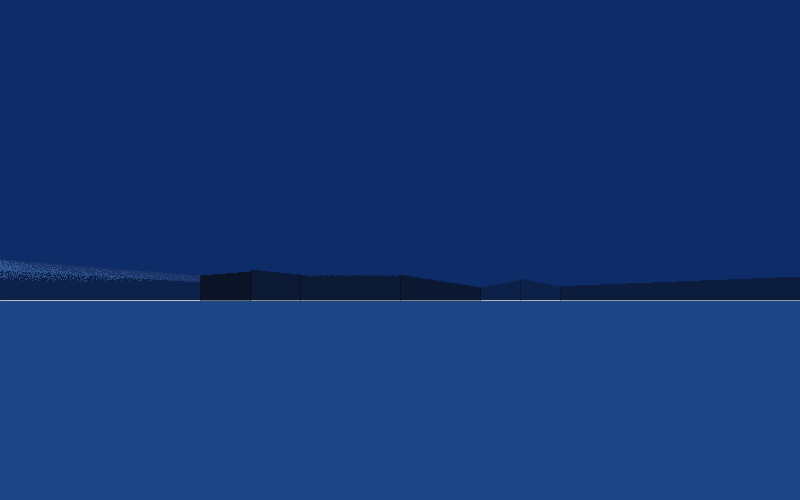
Frame 1 (no input)
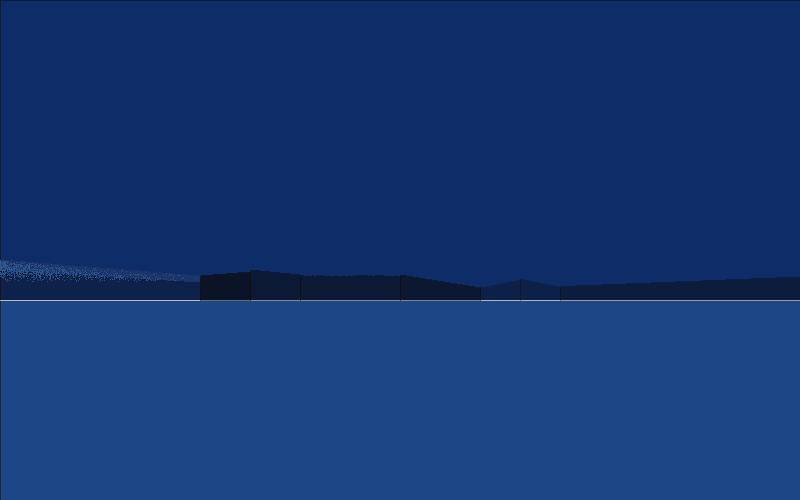
Frame 60 (the mouse pressed at the canvas centre just before this capture)
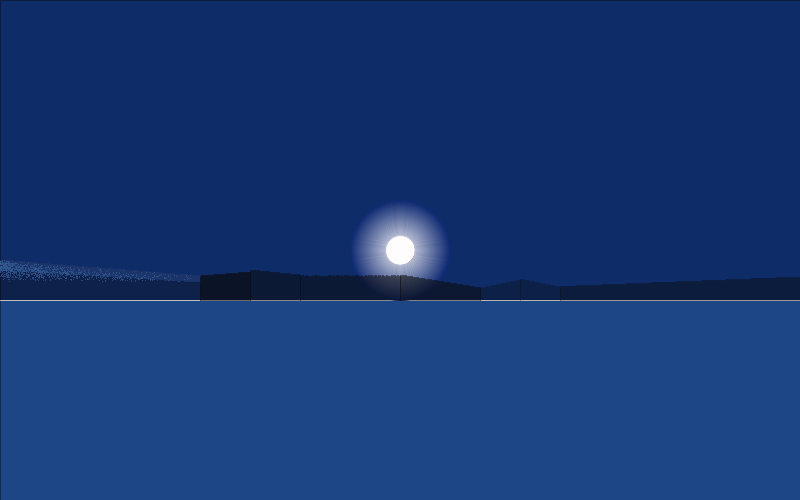
Frame 120 (the mouse held since frame 60 and released just before this capture)

The Processing sketch that drew these frames (run headless with seeded random() and noise(); from frame 60 on, the mouse is pressed at the canvas centre):

// Processing sketch: Project_1
// ── Project_1.pde

void setup(){
  background(255);
  size(800,500);
  noStroke();
  
  
}
void draw(){
 moon(1);
  mountain();
 
}
void moon(int shape){
  int x, y;
   //sky
  fill(14, 44, 104);
  rect(0,0,800,300);
   //lake
  fill(29, 70 ,134);
  rect(0, 300, 800, 200); 
  stroke(255);
 strokeWeight(1);
 noFill();
 line(0, 300, width, 300);
  // shape: 1 for full moon, 2 for waning moon
  // direction: 1 for facing left and 2 for facing right
  if(mousePressed){
  x = mouseX;
  y = mouseY;
  smooth();
//moon
  fill(255, 252, 254);
  ellipse(x, y, 30, 30);
  if(shape == 2){
    fill(14, 44, 104);
    ellipse( x - 5, y - 3, 25, 25);
    }
//moponlight 
    for(int i = 30; i <= 100; i ++){
    noFill();
    strokeWeight(1);
    stroke( 255 - 2.4*i , 252 - 2.1 * i, 254 - 1.4 * i);
    ellipse(x, y, i, i);
    }}
  } 
void mountain(){
  for(int i = 0; i <= 200; i ++){
    stroke(10, 80);
    line(i, 300, i, 260 + 0.08 * i);
    stroke(10, 180);
  //light on mountain
    stroke(48, 85, 156, 100);
    line(i, 260 + 0.08 * i, i, 270 + 0.06 * i);
    for(int a = 0; a <= 5; a ++){
    stroke(50, 89, 146);
    point(random(0, i), random(260 + 0.08 * i, 270 + 0.06 * i));}}
  for(int i = 200; i <=250; i ++){
    stroke(10, 180);
    line(i, 300, i, 292 - 0.08 * i);}
  for(int i = 250; i <=300; i ++){
    stroke(10, 140);
    line(i, 300, i, 245 + 0.10 * i);}
  for(int i = 300; i <= 400; i ++){
    stroke(10, 140);
    line(i, 300, i, random(275, 277));}
  for(int i = 400; i <= 480; i ++){
    stroke(10, 150);
    line(i, 300, i, 211 + 0.16 * i);}
  for(int i = 480; i <= 520; i ++){
    stroke(10, 90);
    line(i, 300, i, 384 - 0.2 * i);}
  for(int i = 520; i <= 560; i ++){
    stroke(10, 90);
    line(i, 300, i, 175 + 0.2 * i);}
  for(int i = 560; i <= width; i ++){
    stroke(10, 120);
    line(i, 300, i, 309 - 0.04 * i);}
  
  }
